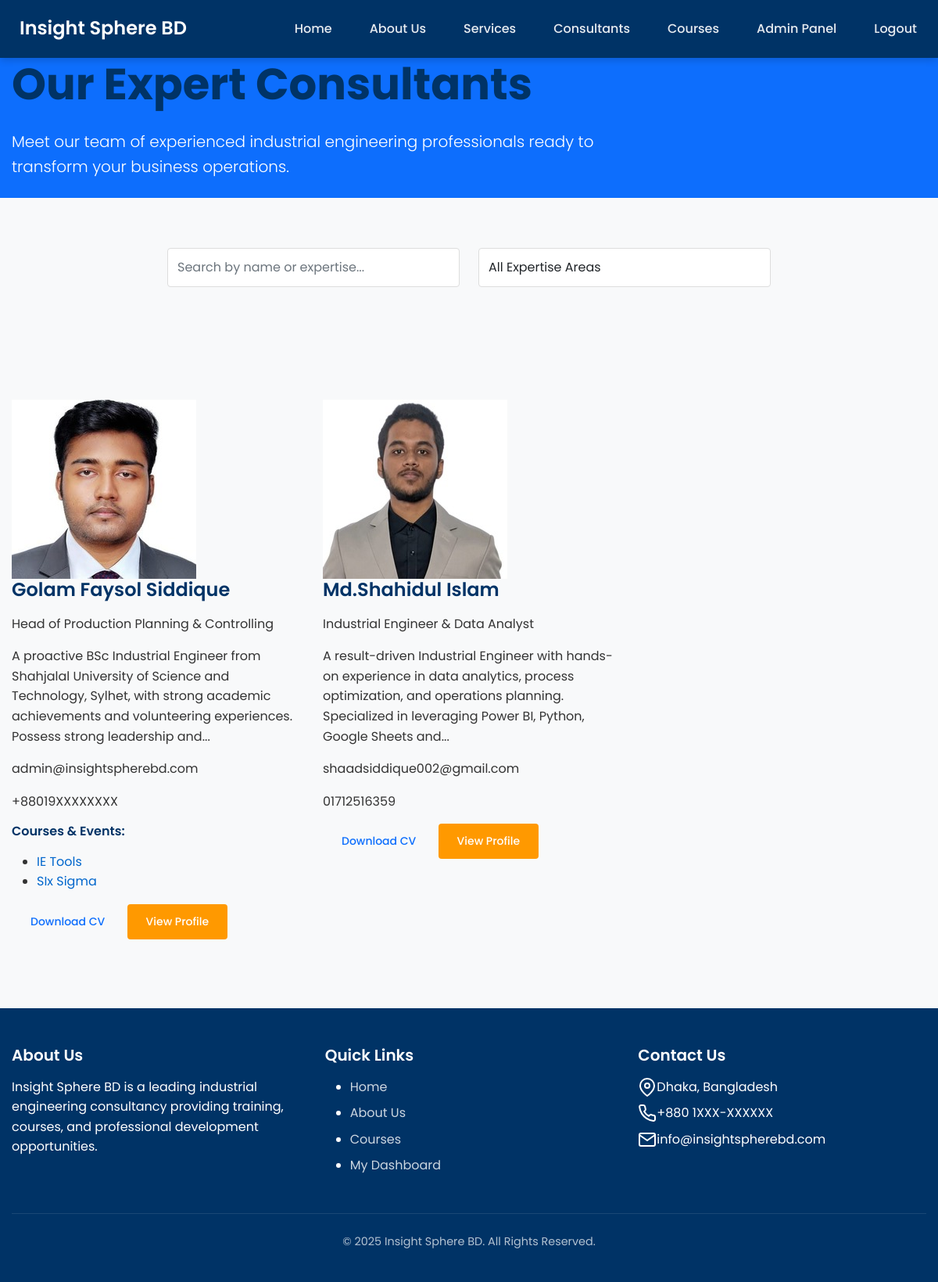
Screenshot of /consultants (signed in) with the database file from the repository.
### models.py (models this page shows, shortened)
class User(UserMixin, db.Model):
    id = db.Column(db.Integer, primary_key=True)
    username = db.Column(db.String(64), unique=True, nullable=False)
    email = db.Column(db.String(120), unique=True, nullable=False)
    password_hash = db.Column(db.String(256))
    full_name = db.Column(db.String(100))
    phone = db.Column(db.String(20))
    role = db.Column(db.String(20), default='user')  # user, admin, super_admin, consultant
    created_at = db.Column(db.DateTime, default=datetime.utcnow)
    courses = db.relationship('Course', secondary=registrations,
                             backref=db.backref('participants', lazy='dynamic'))
    payments = db.relationship('Payment', backref='user', lazy=True)
    certificates = db.relationship('Certificate', backref='user', lazy=True)
    is_consultant = db.Column(db.Boolean, default=False)
    bio = db.Column(db.Text)
    position = db.Column(db.String(100))
    photo_url = db.Column(db.String(255))
    photo_filename = db.Column(db.String(255), nullable=True)
    cv_filename = db.Column(db.String(255), nullable=True)
    @property
    def photo_path(self):
        if self.photo_filename:
            return url_for('static', filename=f'uploads/consultants/{self.photo_filename}')
        return self.photo_url or url_for('static', filename='img/default-avatar.png')
    @property
    def cv_path(self):
        if self.cv_filename:
            return url_for('static', filename=f'uploads/consultants/{self.cv_filename}')
        return None
    def is_admin(self):
        return self.role in ['admin', 'super_admin']
    @property
    def is_authenticated(self):
        return True

class Course(db.Model):
    id = db.Column(db.Integer, primary_key=True)
    title = db.Column(db.String(100), nullable=False)
    description = db.Column(db.Text)
    date = db.Column(db.DateTime)
    duration = db.Column(db.String(50))  # e.g., "3 days", "2 weeks"
    fee = db.Column(db.Float, default=0.0)
    capacity = db.Column(db.Integer)
    location = db.Column(db.String(100))
    is_online = db.Column(db.Boolean, default=True)
    session_link = db.Column(db.String(255))  # Zoom, Google Meet, etc.
    is_published = db.Column(db.Boolean, default=False)
    created_at = db.Column(db.DateTime, default=datetime.utcnow)
    registration_open = db.Column(db.Boolean, default=True)
    payment_methods = db.Column(db.String(255), default='stripe,sslcommerz,manual')  # Comma-separated list of payment methods
    allow_bkash = db.Column(db.Boolean, default=True)  # via SSLCommerz
    allow_nagad = db.Column(db.Boolean, default=True)  # via SSLCommerz
    allow_rocket = db.Column(db.Boolean, default=True)  # via SSLCommerz
    allow_cards = db.Column(db.Boolean, default=True)  # via Stripe or SSLCommerz
    creator_id = db.Column(db.Integer, db.ForeignKey('user.id'))
    creator = db.relationship('User', foreign_keys=[creator_id])
    videos = db.relationship('CourseVideo', backref='course', lazy=True)
    materials = db.relationship('CourseMaterial', backref='course', lazy=True)

### routes/public.py (the view)
@public_bp.route('/consultants')
def consultants():
    consultants = User.query.filter_by(is_consultant=True).all()
    courses = Course.query.filter_by(is_published=True).all()
    return render_template('consultants.html',
                         title='Our Consultants',
                         consultants=consultants,
                         courses=courses)

### app.py (called while the page is built)
@login_manager.user_loader
def load_user(user_id):
    from models import User
    return User.query.get(int(user_id))

@app.context_processor
def inject_config():
    from datetime import datetime
    return {'config': app.config, 'now': datetime.utcnow()}

### templates/consultants.html (shortened to what this page needs)
{% extends "layout.html" %}
{% block content %}
<section class="hero-section bg-primary text-white">
    <div class="container">
        <div class="row align-items-center">
            <div class="col-lg-8">
                <h1 class="display-4 fw-bold mb-4">Our Expert Consultants</h1>
                <p class="lead mb-4">Meet our team of experienced industrial engineering professionals ready to transform your business operations.</p>
            </div>
        </div>
    </div>
</section>
<section class="section bg-light">
    <div class="container">
        <div class="row justify-content-center">
            <div class="col-lg-8">
                <div class="search-filter-box">
                    <div class="row">
                        <div class="col-md-6 mb-3">
                            <input type="text" class="form-control" id="consultantSearch" placeholder="Search by name or expertise...">
                        </div>
                        <div class="col-md-6 mb-3">
                            <select class="form-control" id="expertiseFilter">
                                <option value="">All Expertise Areas</option>
                            </select>
                        </div>
                    </div>
                </div>
            </div>
        </div>
    </div>
</section>
<section class="section">
    <div class="container">
        <div class="row" id="consultantsGrid">
            {% if consultants %}
                {% for consultant in consultants %}
                    <div class="col-lg-4 col-md-6 mb-4 consultant-card" data-name="{{ consultant.full_name|lower }}" data-expertise="{{ consultant.bio|lower }}">
                        <div class="consultant-portfolio h-100">
                            <div class="consultant-header">
                                <div class="consultant-photo">
                                    <img src="{{ consultant.photo_path }}" alt="{{ consultant.full_name }}" class="consultant-img">
                                </div>
                                <div class="consultant-basic-info">
                                    <h4 class="consultant-name">{{ consultant.full_name }}</h4>
                                    <p class="consultant-title">{{ consultant.position }}</p>
                                </div>
                            </div>
                            <div class="consultant-body">
                                <div class="consultant-bio">
                                    {{ consultant.bio|truncate(200)|safe }}
                                </div>
                                <div class="consultant-contact">
                                    <p> {{ consultant.email }}</p>
                                    {% if consultant.phone %}
                                        <p> {{ consultant.phone }}</p>
                                    {% endif %}
                                </div>
                                {% set consultant_courses = courses|selectattr('creator_id', 'equalto', consultant.id)|list %}
                                {% if consultant_courses %}
                                    <div class="consultant-courses">
                                        <h6>Courses & Events:</h6>
                                        <ul class="course-list">
                                            {% for course in consultant_courses[:3] %}
                                                <li><a href="{{ url_for('public.course_detail', course_id=course.id) }}">{{ course.title }}</a></li>
                                            {% endfor %}
                                        </ul>
                                    </div>
                                {% endif %}
                                <div class="consultant-actions">
                                    {% if consultant.cv_path %}
                                        <a href="{{ consultant.cv_path }}" class="btn btn-outline-primary btn-sm" target="_blank">
                                             Download CV
                                        </a>
                                    {% endif %}
                                    <button class="btn btn-primary btn-sm" data-bs-toggle="modal" data-bs-target="#consultantModal{{ consultant.id }}">
                                        View Profile
                                    </button>
                                </div>
                            </div>
                        </div>
                    </div>
                {% endfor %}
            {% endif %}
        </div>
    </div>
</section>
{% endblock %}

### static/css/main.css (style rules this page uses)
:root { --primary-color: #0066cc; --secondary-color: #003366; --accent-color: #ff9900; --text-color: #333333; --light-color: #f8f9fa; --light-gray: #f0f0f0; --medium-gray: #dddddd; --dark-gray: #666666; --font-family: 'Poppins', 'Roboto', sans-serif; }
body { font-family: var(--font-family); color: var(--text-color); line-height: 1.6; margin: 0; padding: 0; background-color: var(--light-color); }
a { color: var(--primary-color); text-decoration: none; }
h1, h2, h3, h4, h5, h6 { font-weight: 600; margin-top: 0; margin-bottom: 1rem; color: var(--secondary-color); }
.container { max-width: 1200px; margin: 0 auto; padding: 0 15px; }
.btn { display: inline-block; font-weight: 500; padding: 0.75rem 1.5rem; border-radius: 4px; border: none; cursor: pointer; transition: all 0.2s ease; text-align: center; }
.btn-primary { background-color: var(--accent-color); color: white; }
.section { padding: 4rem 0; }
.form-control { display: block; width: 100%; padding: 0.75rem; font-size: 1rem; border: 1px solid var(--medium-gray); border-radius: 4px; background-color: white; }

### rows the page displays
User: photo_path (picture), full_name "Golam Faysol Siddique", position "Head of Production Planning & Controlling", bio "A proactive BSc Industrial Engineer from Shahjalal University of Science and Technology, Sylhet, with strong academic achievements and volunteering experiences. Possess strong leadership and...", email "admin@insightspherebd.com", phone "+88019XXXXXXXX"
Course: title "IE Tools"
Course: title "SIx Sigma"
User: photo_path (picture), full_name "Md.Shahidul Islam", position "Industrial Engineer & Data Analyst", bio "A result-driven Industrial Engineer with hands-on experience in data analytics, process optimization, and operations planning. Specialized in leveraging Power BI, Python, Google Sheets and...", email "shaadsiddique002@gmail.com", phone "01712516359"
